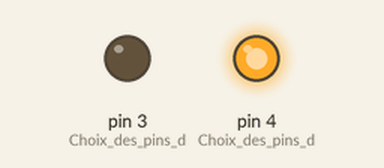
Simulated run of this sketch. Board: Arduino Uno, built with avr-gcc and run on an emulated ATmega328P. Shown: output pins drawn as LEDs (lit = HIGH). What the sketch prints to the serial monitor is not drawn.

Above: at 0.26 s.
Timing chart, 0 to 40.0 s (numbered marks = the images above):
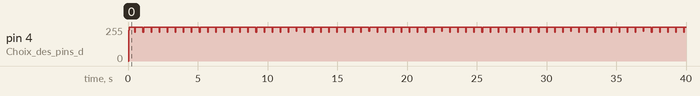

The sketch:

main_prototype_V_2.0.ino
```cpp
																		// Arduino informations
																		// -Tension de sortie : 5V continu (cc)
																		// -Fréquence de 16 MHz


//#define TestLed 13  //Définition des pins
#include "moteur.h"
#include "Dynamixel_Serial.h"

Moteur moteur_1("Moteur_1", 3, 0, "Arret"), moteur_2("Moteur_2", 4, 0, "Arret");  //Déclaration nouveau moteur

void setup() {
	pinMode(3, OUTPUT);  //Choix des pins d'entrée et de sortie
	pinMode(4, OUTPUT);  //Choix des pins d'entrée et de sortie
	Serial.begin(9600);  //Initialisation du moniteur
}


void loop()
{

	Dynamixel.begin(200,3);
	Dynamixel.begin(200,4);
	Dynamixel.endlessEnable(3,1);
	Dynamixel.endlessEnable(4,1);
	Dynamixel.turn(3,1,200);
	Dynamixel.turn(4,0,200);
	Serial.println(Dynamixel.readPosition(3));
	Serial.println(Dynamixel.readPosition(4));
	// analogWrite(3, 200);
	// analogWrite(4, 200);

	// moteur_1.acceleration_moteur(255);
	// moteur_2.acceleration_moteur(255);

	// analogWrite(moteur_1.get_id(), 255);						Tests
	// analogWrite(moteur_2.get_id(), 255);

	//moteur_1.affichage_moteur();

	// moteur_1.deceleration_moteur(100);
	// moteur_1.affichage_moteur();

	// moteur_1.acceleration_moteur(200);
	// moteur_1.affichage_moteur();

	//moteur_1.deceleration_moteur(0);

}
```

Dynamixel_Serial.h
```cpp
// (licence header left out)
#ifndef Dynamixel_Serial_h
#define Dynamixel_Serial_h

	// EEPROM AREA  ///////////////////////////////////////////////////////////
#define AX_MODEL_NUMBER_L           0x00
#define AX_MODEL_NUMBER_H           0x01
#define AX_VERSION                  0x02
#define AX_ID                       0x03
#define AX_BAUD_RATE                0x04
#define AX_RETURN_DELAY_TIME        0x05
#define AX_CW_ANGLE_LIMIT_L         0x06
#define AX_CW_ANGLE_LIMIT_H         0x07
#define AX_CCW_ANGLE_LIMIT_L        0x08
#define AX_CCW_ANGLE_LIMIT_H        0x09
//#define AX_SYSTEM_DATA2             10
#define AX_LIMIT_TEMPERATURE        0x0B
#define AX_DOWN_LIMIT_VOLTAGE       0x0C
#define AX_UP_LIMIT_VOLTAGE         0x0D
#define AX_MAX_TORQUE_L             0x0E
#define AX_MAX_TORQUE_H             0x0F
#define AX_RETURN_LEVEL             0x10
#define AX_ALARM_LED                0x11
#define AX_ALARM_SHUTDOWN           0x12
//#define AX_OPERATING_MODE           19
//#define AX_DOWN_CALIBRATION_L       20
//#define AX_DOWN_CALIBRATION_H       21
//#define AX_UP_CALIBRATION_L         22
//#define AX_UP_CALIBRATION_H         23

	// RAM AREA  //////////////////////////////////////////////////////////////
#define AX_TORQUE_ENABLE            0x18
#define AX_LED                      0x19
#define AX_CW_COMPLIANCE_MARGIN     0x1A
#define AX_CCW_COMPLIANCE_MARGIN    0x1B
#define AX_CW_COMPLIANCE_SLOPE      0x1C
//#define AX_CCW_COMPLIANCE_SLOPE     29
#define AX_GOAL_POSITION_L          0x1E
#define AX_GOAL_POSITION_H          0x1F
#define AX_GOAL_SPEED_L             0x20
#define AX_GOAL_SPEED_H             0x21
#define AX_TORQUE_LIMIT_L           0x22
#define AX_TORQUE_LIMIT_H           0x23
#define AX_PRESENT_POSITION_L       0x24
#define AX_PRESENT_POSITION_H       0x25
#define AX_PRESENT_SPEED_L          0x26
#define AX_PRESENT_SPEED_H          0x27
#define AX_PRESENT_LOAD_L           0x28
#define AX_PRESENT_LOAD_H           0x29
#define AX_PRESENT_VOLTAGE          0x2A
#define AX_PRESENT_TEMPERATURE      0x2B
#define AX_REGISTERED_INSTRUCTION   0x2C
//#define AX_PAUSE_TIME               45
#define AX_MOVING                   0x2E
#define AX_LOCK                     0x2F
#define AX_PUNCH_L                  0x30
#define AX_PUNCH_H                  0x31

    // Status Return Levels ///////////////////////////////////////////////////////////////
#define AX_RETURN_NONE              0x00
#define AX_RETURN_READ              0x01
#define AX_RETURN_ALL               0x02

    // Instruction Set ///////////////////////////////////////////////////////////////
#define AX_PING                     0x01
#define AX_READ_DATA                0x02
#define AX_WRITE_DATA               0x03
#define AX_REG_WRITE                0x04
#define AX_ACTION                   0x05
#define AX_RESET                    0x06
#define AX_SYNC_WRITE               0x83

	// Specials ///////////////////////////////////////////////////////////////
#define OFF                         0x00
#define ON                          0x01
#define LEFT						0x00
#define RIGHT                       0x01
#define AX_BYTE_READ                0x01
#define AX_BYTE_READ_POS            0x02
#define AX_RESET_LENGTH				0x02
#define AX_ACTION_LENGTH			0x02
#define AX_ID_LENGTH                0x04
#define AX_BD_LENGTH                0x04
#define AX_TEM_LENGTH               0x04
#define AX_VOLT_LENGTH              0x04
#define AX_LED_LENGTH               0x04
#define AX_TORQUE_LENGTH            0x05
#define AX_TORQUE_MAX_LENGTH		0x05
#define AX_ALARM_LENGTH				0x04
#define AX_POS_LENGTH               0x04
#define AX_LOAD_LENGTH				0x04
#define AX_RETURN_LENGTH			0x04
#define AX_SPEED_LENGTH				0x05
#define AX_GOAL_LENGTH              0x05
#define AX_READ_SPEED_LENGTH        0x04
#define AX_GOAL_SP_LENGTH           0x07
#define AX_ACTION_CHECKSUM			0xFA
#define BROADCAST_ID                0xFE
#define AX_START                    0xFF
#define AX_CCW_AL_L                 0XFF
#define AX_CCW_AL_H                 0x03
#define BUFFER_SIZE					64
#define TIME_OUT                    10
#define	READ_TIME_OUT 				2
#define TX_DELAY_TIME  				12			// 12  delay is relerative to Baudrate, slow speed more delay is needed
#define TX_BD_DELAY_TIME			500
#define TX_READ_DELAY_TIME  		12			// 12 delay is relerative to Baudrate, slow speed more delay is needed

#include <inttypes.h>


class DynamixelClass {
private:

	long 			Time_Counter;
	unsigned char 	Checksum;
	unsigned char 	Direction_Pin;
	unsigned char 	Incoming_Byte;
	unsigned char 	Temperature_Byte;
	unsigned char 	Position_High_Byte;
	unsigned char 	Position_Low_Byte;
	unsigned char 	Load_High_Byte;
	unsigned char 	Load_Low_Byte;
	unsigned char 	Speed_Low_Byte;
	unsigned char 	Speed_High_Byte;
	unsigned int 	Voltage_Byte;


	unsigned int Position_Long_Byte;
	unsigned int Load_Long_Byte;
	unsigned int Speed_Long_Byte;

	int Error_Byte;
	int read_error(void);

public:

	void begin(long);
	void begin(long,unsigned char);
	void end(void);

	int reset(unsigned char);
	int ping(unsigned char);
	int returnDelay(unsigned char,unsigned char);

	int setID(unsigned char, unsigned char);
	int setBD(unsigned char, long);

	int move(unsigned char, int);
	int moveSpeed(unsigned char, int, int);
	int endlessEnable(unsigned char,bool);
	int turn(unsigned char, bool, int);
	int turnRW(unsigned char, bool, int);
	int moveRW(unsigned char, int);
	int moveSpeedRW(unsigned char, int, int);

	int action(unsigned char);

	int readTemperature(unsigned char);
	int readVoltage(unsigned char);
	int readPosition(unsigned char);
	int readLoad(unsigned char);
	int readSpeed(unsigned char);

	int torqueMax(unsigned char, int);
	int torqueEnable(unsigned char, bool);
	int ledState(unsigned char, bool);
	int alarmShutdown(unsigned char,int);
};

extern DynamixelClass Dynamixel;

#endif
```

moteur.cpp
```cpp
/*
* @Author: Romain_Gérardin
* @Date:   2016-10-29 01:45:48
* @Last Modified by:   Weelown
* @Last Modified time: 2016-11-15 14:11:11
*/


#include "moteur.h"
#include "Arduino.h"
#define TestLed 11


	Moteur::Moteur()
	:m_nom("Default"), m_valeur(0), m_etat("Initialisation")
	{}

	Moteur::Moteur(Moteur const& cop)
	:m_nom(cop.m_nom), m_id(cop.m_id), m_valeur(cop.m_valeur), m_etat(cop.m_etat)
	{}

	Moteur::Moteur(String _nom, unsigned char _id, int _valeur, String _etat)
	:m_nom(_nom), m_id(_id), m_valeur(_valeur), m_etat(_etat)
	{}

	String Moteur::get_nom(){return m_nom;}
	int Moteur::get_valeur(){return m_valeur;}
	String Moteur::get_etat(){return m_etat;}
	unsigned char Moteur::get_id() {return m_id;}

	void Moteur::set_valeur(int _valeur){m_valeur = _valeur;}
	void Moteur::set_etat(String _etat){m_etat = _etat;}

	void Moteur::acceleration_moteur(int i)
	{
		for(int j = m_valeur; j < i + 1; j++)
		{
			set_valeur(j);
			analogWrite(get_id(), get_valeur());
			delay(20);
		}
		set_etat("En marche avant");
	}

	void Moteur::deceleration_moteur(int i)
	{
		for(int j = m_valeur; j > i - 1; j--)
		{
			set_valeur(j);
			analogWrite(get_id(),get_valeur());
			delay(20);
		}
		set_etat("Arret");
	}


void Moteur::affichage_moteur()  //Fonction d'affichage des différentes informations du robot
{
	Serial.println(get_nom());
	Serial.print("Valeur moteur : ");
	Serial.println(get_valeur());  //Affichage de la valeur de son état
	Serial.print("Etat moteur : ");
	Serial.println(get_etat());  //ffichage de son état
	Serial.println(" ");
}
```

moteur.h
```cpp
#ifndef moteur_h
#define moteur_h
#include "Arduino.h"


class Moteur  //Initialisation de la structure moteur
{
private:
	String m_nom;
	int m_valeur;
	String m_etat;
	unsigned char m_id;

public:
	Moteur();
	Moteur(Moteur const& cop);
	Moteur(String _nom, unsigned char _id, int _valeur, String _etat);

	void affichage_moteur();
	void acceleration_moteur(int i);
	void deceleration_moteur(int i);

	String get_nom();
	int get_valeur();
	String get_etat();
	unsigned char get_id();

	void set_valeur(int _valeur);
	void set_etat(String _etat);
};


#endif
```

Source omitted: Dynamixel_Serial.cpp (29673 bytes)
